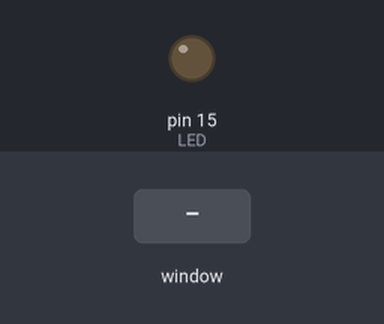
A program run on a simulated Raspberry Pi (header pin numbers). On the bench: output pins drawn as LEDs (lit = HIGH). Inputs (shaded band) come from the test bench. The desktop window is not drawn, its controls go by their first labels and the mouse button is held 0.15 s.

Above: at 1.2 s.
1.3 s: control labelled "LED" in the window clicked
At 2.5 s:
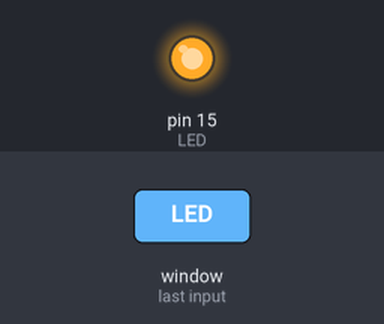
Timing chart, 0 to 4.3 s (numbered marks = the images above; inputs shaded):
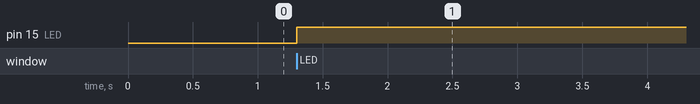

The program:

GUILED.py
```python
import RPi.GPIO as GPIO
import tkinter

GPIO.setmode(GPIO.BOARD)
GPIO.setwarnings(False)
LED=15

GPIO.setup(LED, GPIO.OUT, initial = GPIO.LOW)

def func():
    GPIO.output(LED, not GPIO.input(LED))

root = tkinter.Tk()

label = tkinter.Label(root, text = "press button")

label.pack()

button = tkinter.Button(root, text = "LED", command = func)

button.pack()

root.mainloop()

GPIO.cleanup()
```

Measured:
- after the input at 1.3 s, pin 15 (LED): LOW → HIGH at once
